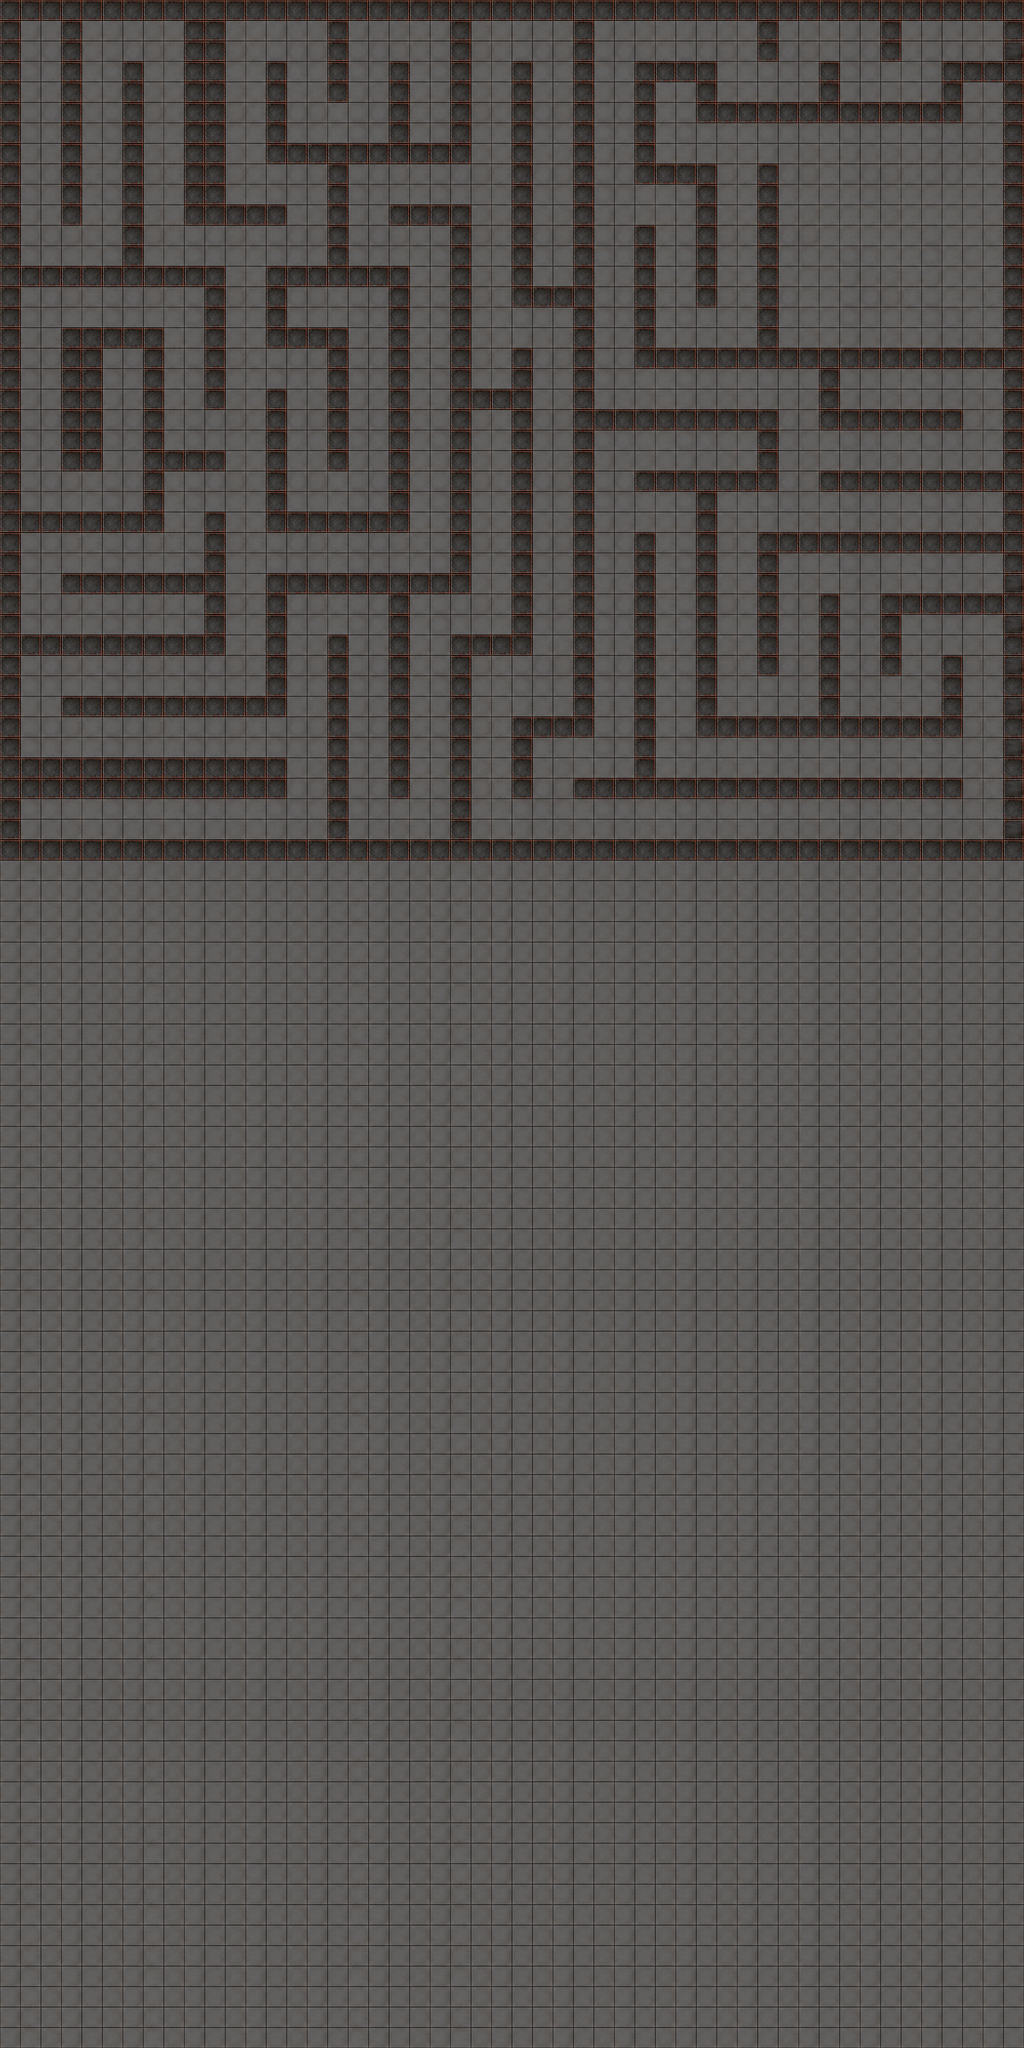

A level layout from a 2D game, rendered from its tile map. Below: a short description, then the map file with tile-grid data replaced by summaries:
An orthogonal 50x100 tile map with 64x64 px tiles, 2 tile layers (bottom, walls), 2 tilesets.

<map version="1.0" orientation="orthogonal" renderorder="right-down" width="50" height="100" tilewidth="64" tileheight="64" nextobjectid="1">
 <tileset firstgid="1" name="tile_1" tilewidth="64" tileheight="64" tilecount="16">
  <image source="tile_1.png" width="256" height="256" />
 </tileset>
 <tileset firstgid="17" name="tile_2" tilewidth="64" tileheight="64" tilecount="16">
  <image source="tile_2.png" width="256" height="256" />
  <tile id="0">
   <properties>
    <property name="blocked" value="true" />
   </properties>
  </tile>
 </tileset>
 <layer name="bottom" width="50" height="100">
  <data>[5000 cells, 4961 non-empty, 12 distinct tile ids]</data>
 </layer>
 <layer name="walls" width="50" height="100">
  <properties>
   <property name="blocked" value="true" />
  </properties>
  <data>[5000 cells, 3687 non-empty, 8 distinct tile ids]</data>
 </layer>
</map>
